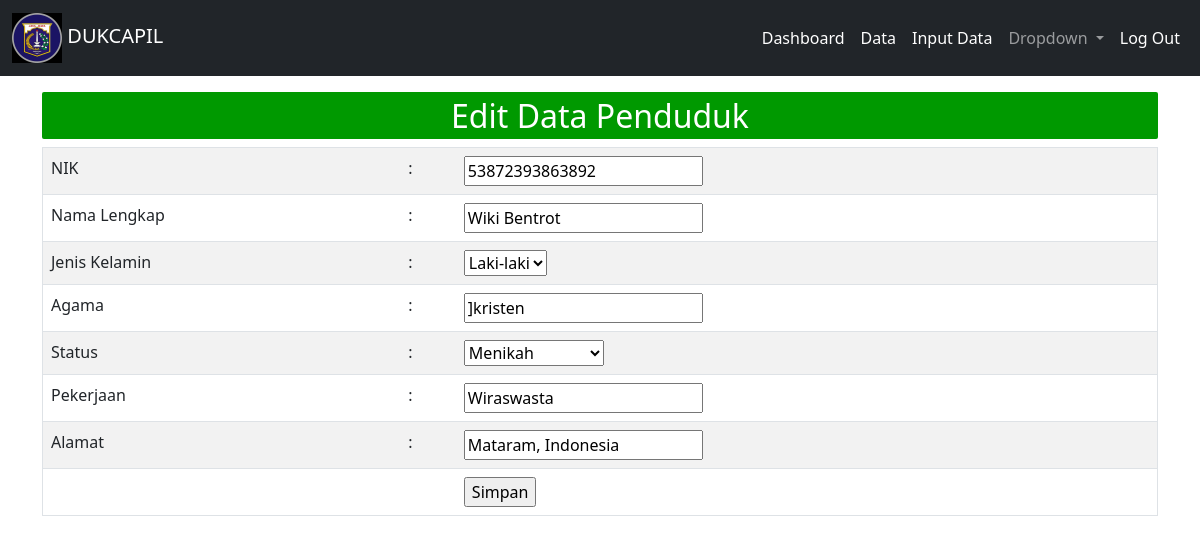
Screenshot of /form_edit.php?nik=53872393863892 with the database file from the repository.
### tables this page shows
CREATE TABLE `dt_penduduk` (
  `nik` varchar(16) NOT NULL,
  `nama` varchar(30) NOT NULL,
  `jenis_kelamin` varchar(10) NOT NULL,
  `agama` varchar(20) NOT NULL,
  `status` varchar(15) NOT NULL,
  `pekerjaan` varchar(20) NOT NULL,
  `alamat` varchar(50) NOT NULL
);

### form_edit.php (the view, shortened to what this page needs)
<?php
include 'koneksi.php';
$data_edit = mysqli_query($koneksi, "SELECT * FROM dt_penduduk WHERE nik='" . $_GET['nik'] . "'");
$result = mysqli_fetch_array($data_edit);
?>
<!DOCTYPE html>
<html lang="en">
<head>
    <link rel="stylesheet" href="css/bootstrap.min.css" />
</head>
<body>
    <nav class="navbar navbar-expand-lg navbar-dark bg-dark">
        <div class="container-fluid">
            <a class="navbar-brand" href="https://dukcapil.kemendagri.go.id/">
                <img src="img/logocapil.jpg" width="10%"> DUKCAPIL </a>
            <div class="collapse navbar-collapse" id="navbarSupportedContent">
                <ul class="navbar-nav ms-auto mb-2 mb-lg-0">
                    <li class="nav-item">
                        <a class="nav-link active" aria-current="page" href="admin.php">Dashboard</a>
                    </li>
                    <li class="nav-item">
                        <a class="nav-link active" href="view.php">Data</a>
                    </li>
                    <li class="nav-item">
                        <a class="nav-link active" href=" form_input.php">Input Data</a>
                    </li>
                    <li class="nav-item dropdown">
                        <a class="nav-link dropdown-toggle" href="#" role="button" data-bs-toggle="dropdown"
                            aria-expanded="false">
                            Dropdown
                        </a>
                    </li>
                    <li class="nav-item">
                        <a class="nav-link active" href="logout.php">Log Out</a>
                    </li>
                </ul>
            </div>
        </div>
    </nav>
    <div class="container mt-3">
        <h2 href="view.php" style="padding:0.4% 0.8%; background-color:#009900;
    color:#fff; border-radius: 2px; text-decoration:none" class="text-center">Edit Data Penduduk</h2>
        <form action="" method="POST">
            <table class="table table-hover table-striped" border="1" cellspacing="0" width="50%">
                <tr>
                    <td>NIK</td>
                    <td>:</td>
                    <td><input type=" text" name="nik" placeholder="NIK" value="<?php echo $result['nik'] ?>" required>
                    </td>
                </tr>
                <tr>
                    <td>Nama Lengkap</td>
                    <td>:</td>
                    <td><input type="text" name="nama" placeholder="Nama Lengkap" value="<?php echo $result['nama'] ?>"
                            required> </td>
                </tr>
                <tr>
                    <td>Jenis Kelamin</td>
                    <td>:</td>
                    <td>
                        <select name="jenis">
                            <option value="<?php echo $result['jenis_kelamin'] ?>">
                                <?php echo $result['jenis_kelamin'] ?>
                            </option>
                        </select>
                    </td>
                </tr>
                <tr>
                    <td>Agama</td>
                    <td>:</td>
                    <td><input type="text" name="agama" placeholder="Agama" value="<?php echo $result['agama'] ?>"
                            required>
                    </td>
                </tr>
                <tr>
                    <td>Status</td>
                    <td>:</td>
                    <td>
                        <select name="status">
                            <option value="<?php echo $result['status'] ?>"><?php echo $result['status'] ?></option>
                        </select>
                    </td>
                </tr>
                <tr>
                    <td>Pekerjaan</td>
                    <td>:</td>
                    <td><input type="text" name="pekerjaan" placeholder="Pekerjaan"
                            value="<?php echo $result['pekerjaan'] ?>" required>
                    </td>
                </tr>
                <tr>
                    <td>Alamat</td>
                    <td>:</td>
                    <td><input type="text" name="alamat" placeholder="Alamat" value="<?php echo $result['alamat'] ?>"
                            required>
                    </td>
                </tr>
                <tr>
                    <td></td>
                    <td></td>
                    <td><input type="submit" name="edit" value="Simpan"> </td>
                </tr>
            </table>
        </form>
    </div>
</body>
</html>

### rows the page displays
dt_penduduk: nik "53872393863892", nama "Wiki Bentrot", jenis "Laki-laki", agama "]kristen", status "Menikah", pekerjaan "Wiraswasta", alamat "Mataram, Indonesia"
